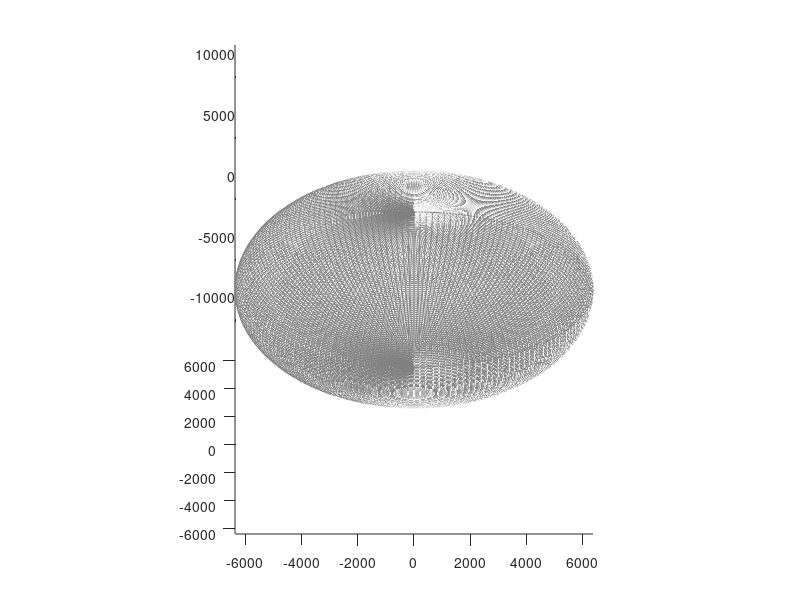

Source code (MATLAB): (Note: this script raises an error after producing the figure.)
%% Textured 3D Earth example
%
% Ryan Gray
% 8 Sep 2004
% Revised 9 March 2006, 31 Jan 2006, 16 Oct 2013
%% Options
space_color = 'w';
npanels = 180;   % Number of globe panels around the equator deg/panel = 360/npanels
alpha   = 1; % globe transparency level, 1 = opaque, through 0 = invisible
%GMST0 = []; % Don't set up rotatable globe (ECEF)
GMST0 = 4.89496121282306; % Set up a rotatable globe at J2000.0
% Earth texture image
% Anything imread() will handle, but needs to be a 2:1 unprojected globe
% image.
image_file = 'http://upload.wikimedia.org/wikipedia/commons/thumb/c/cd/Land_ocean_ice_2048.jpg/1024px-Land_ocean_ice_2048.jpg';
% Mean spherical earth
erad    = 6371.0087714; % equatorial radius (meters)
prad    = 6371.0087714; % polar radius (meters)
erot    = 7.2921158553e-5; % earth rotation rate (radians/sec)
%% Create figure
figure('Color', space_color);
hold on;
% Turn off the normal axes
%set(gca, 'NextPlot','add', 'Visible','off');
%axis equal;
%axis auto;
% Set initial view
view(0,30);
axis vis3d;
%% Create wireframe globe
% Create a 3D meshgrid of the sphere points using the ellipsoid function
[x, y, z] = ellipsoid(0, 0, 0, erad, erad, prad, npanels);
hold on
% for j=1:lenght(rr)
%  plot3(rrplot(1,:),rrplot(2,:),rrplot(3,:),'b','lineWidth',2);
%  plot3(rrplot_f(1,:),rrplot_f(2,:),rrplot_f(3,:),'r','lineWidth',2)
%  legend('orbita iniziale','orbita finale')
% pause(0.1);
% %comet3(vvplot(1,:),vvplot(2,:),vvplot(3,:));
% end
globe = surf(x, y, -z, 'FaceColor', 'none', 'EdgeColor', 0.5*[1 1 1]);
if ~isempty(GMST0)
    hgx = hgtransform;
    set(hgx,'Matrix', makehgtform('zrotate',GMST0));
    set(globe,'Parent',hgx);
end
%% Texturemap the globe
% Load Earth image for texture map
cdata = imread(image_file);
% Set image as color data (cdata) property, and set face color to indicate
% a texturemap, which Matlab expects to be in cdata. Turn off the mesh edges.
set(globe, 'FaceColor', 'texturemap', 'CData', cdata, 'FaceAlpha', alpha, 'EdgeColor', 'none');

% for j=1:length(rrplot)
% plot3(rrplot(1,j),rrplot(2,j),rrplot(3,j));
% hold on
% pause(0.001);
% %comet3(vvplot(1,:),vvplot(2,:),vvplot(3,:));
% end
